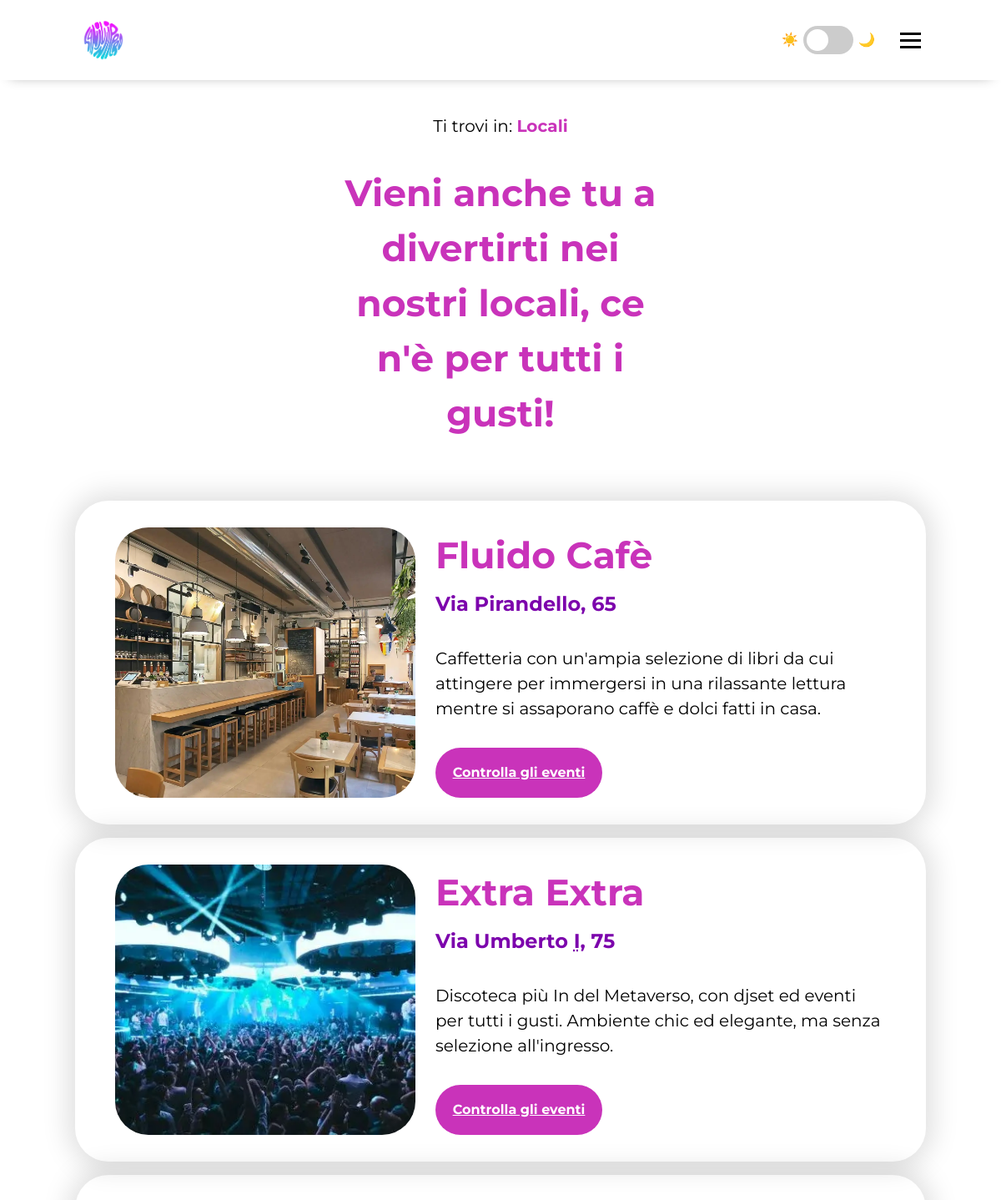
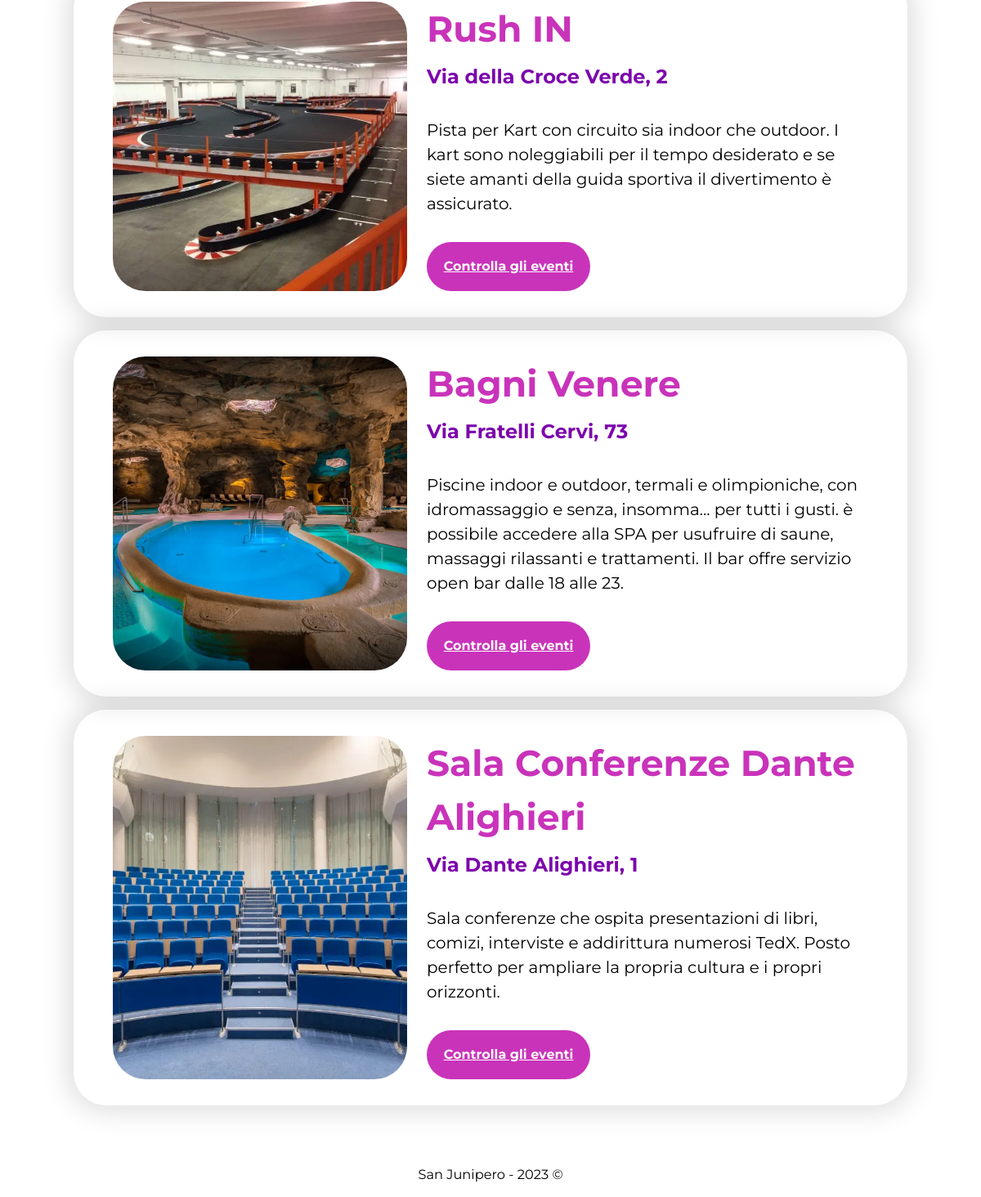
Screenshot of /php/locali.php with the database file from the repository (2 pictures, top to bottom).
### tables this page shows
CREATE TABLE LOCALE(
    IdLocale INT NOT NULL AUTO_INCREMENT, 
    NomeLocale VARCHAR(50) NOT NULL, 
    Indirizzo VARCHAR(200) NOT NULL, 
    Descrizione VARCHAR(1024), 
    Capienza INT NOT NULL, 
    LinkImg VARCHAR(512),
    AltImg VARCHAR(512),
    PRIMARY KEY(IdLocale)
    );

### php/utils/getLocali.php (the view, shortened to what this page needs)
<?php
function getLocali(){
    $result = "";
    try{
        $pdo = database::connect();
        $pdo->setAttribute(PDO::ATTR_ERRMODE, PDO::ERRMODE_EXCEPTION);
        $pdo->setAttribute(PDO::ATTR_DEFAULT_FETCH_MODE, PDO::FETCH_ASSOC);
        $sql = "SELECT * FROM LOCALE;";
        foreach ($pdo->query($sql)->fetchAll() as $locale) {
            $result.= strval('<div class="h-card card-shadow">
            <img class="place-img" src="<urlPrefixPlaceholder/>' . $locale["LinkImg"] . '" alt="' . $locale["AltImg"] . '"/>
            <div class="place-info-container">
                <div class="place-text">
                    <h1 class="place-name">' . $locale["NomeLocale"] . '</h1>
                    <h2 class="place-street">' . $locale["Indirizzo"] . '</h2>
                    <p class="place-desc">' . $locale["Descrizione"] . '</p>
                </div>
                <div class="btn-container">
                    <a class="btn primary-btn place-events-btn" href="<urlPrefixPlaceholder/>/php/eventi.php?IdLocale='. $locale["IdLocale"] .'">Controlla gli eventi</a>
                </div>
            </div>
        </div>');
    }
    } catch (PDOException $e) {
    echo 'Errore PDO e connessione DB: <br />';
    echo 'SQLQuery: ', $sql;
    echo 'Errore: ' . $e->getMessage();
    }
    return $result;
}
?>

### styles/main.css (style rules this page uses)
:root { --clr-text: black; --clr-headings: #C933BA; --clr-secondary: #7c03ac; --clr-a: #007faa; --clr-a-visited: #7c03ac; --clr-btn: #C933BA; --clr-btn-alt: gainsboro; --clr-btn-text: white; --clr-btn-text-alt: black; --clr-input-bg: #dcdcdc; --clr-d-background: black; --clr-d-text: white; --clr-d-secondary: #ce84eb; --clr-d-card: rgb(62, 62, 62); --clr-d-hcard: black; --clr-d-a-visited: #0A89FF; --clr-d-a: #33FFE7; --fs-h1-d: 2.75em; --fs-p-d: 1.25em; --fs-home-p-d: 1.6em; --fs-btn-d: 1em; --fs-p-abb-d: 1em; --fs-h1-m: 2.25em; --fs-p-m: 1em; --fs-home-p-m: 1.5em; --fs-btn-m: 0.875em; --fs-p-abb-m: 0.875em; --card-width: 85%; --card-b-radius: 2.5em; --btn-b-radius: 2.5em; --btn-w: 7.5em; --btn-h: 3.75em; }
* { box-sizing: border-box; margin: 0; padding: 0; font-family: 'Montserrat', sans-serif; line-height: 1.5em; }
h1, h2, h3 { color: var(--clr-headings); }
p { font-size: var(--fs-p-d); }
a { color: var(--clr-a); cursor: pointer; }
main { display: flex; flex-direction: column; align-items: center; }
.page-heading { font-size: var(--fs-h1-d); margin-bottom: 8vh; width: 35vw; min-width: 320px; text-align: center; }
.h-card { display: flex; width: var(--card-width); border-radius: var(--card-b-radius); padding: 4vh 4vw 4vh 4vw; margin-top: 1vh; margin-bottom: 1vh; }
.flex-row-center { display: flex; align-items: center; justify-content: center; }
.btn, .btn:visited { width: 200px; height: var(--btn-h); border: none; border-radius: var(--btn-b-radius); background-color: var(--clr-btn); color: var(--clr-btn-text); font-weight: bold; text-align: center; display: flex; align-items: center; justify-content: center; cursor: pointer; transition: background 0.4s ease-out; transition: background-position 0.4s ease-out; font-size: var(--fs-btn-d); text-decoration: underline; }
.card-shadow { -webkit-box-shadow: 0px 0px 32px 8px rgba(0, 0, 0, 0.13); -moz-box-shadow: 0px 0px 32px 8px rgba(0, 0, 0, 0.13); box-shadow: 0px 0px 32px 8px rgba(0, 0, 0, 0.13); }
main { min-height: 75vh; }
header { display: flex; align-items: center; justify-content: space-between; text-align: center; width: 100%; }
.l-container { display: flex; align-items: center; margin-top: 2vh; margin-left: 8vw; }
.r-container { display: flex; align-items: center; margin-top: 2vh; margin-right: 8vw; }
.logo-container { display: flex; align-items: center; margin-right: 2vw; }
.logo { z-index: 1; margin-right: 1vw; height: 7vh; max-height: 200px; }
.breadcrumb-container { margin-top: 2vh; margin-bottom: 4vh; }
.breadcrumb { color: var(--clr-headings); font-weight: bold; }
.menu-toggle .bar { display: block; width: 25px; height: 3px; background-color: black; margin: 5px auto; -webkit-transition: all 0.3s ease-in-out; -o-transition: all 0.3s ease-in-out; transition: all 0.3s ease-in-out; }
.menu-toggle { cursor: pointer; }
.dark-mode-icon { margin-left: 6px; margin-right: 6px; }
@media screen and (max-width: 1300px) { header { top: 0; height: 12vh; background-color: white; box-shadow: 0 6px 15px -12px gray; position: fixed; } }
@media screen and (max-width: 1300px) { .r-container { margin-top: 0; } }
@media screen and (max-width: 1300px) { .breadcrumb-container { margin-top: 17vh; } }
@media screen and (max-width: 1300px) { .logo { position: fixed; top: 2.5vh; } }
@media screen and (max-width: 1300px) { .dark-mode-icon { z-index: 1; } }
.switch { position: relative; display: inline-block; width: 60px; height: 34px; }
.slider { position: absolute; cursor: pointer; top: 0; left: 0; right: 0; bottom: 0; background-color: #ccc; -webkit-transition: .4s; transition: .4s; }
.slider:before { position: absolute; content: ""; height: 26px; width: 26px; left: 4px; bottom: 4px; background-color: white; -webkit-transition: .4s; transition: .4s; }
.slider.round { border-radius: 34px; }
.slider.round:before { border-radius: 50%; }
.switch-container { display: flex; align-items: center; margin-left: 0.5vw; margin-right: 2vw; }
footer { font-size: small; padding: 2vh 1vw 2vh 1vw; text-align: center; }

### styles/print.css (style rules this page uses)
header, footer, nav { display: none; }
p, h1, h2 { font-family: 'Times New Roman', Times, serif; line-height: 1.5em; }
p { font-size: 12pt; }
h1 { font-size: 24pt; }
h2 { font-size: 14pt; }
img { max-width: 500px; }
.btn.primary-btn.place-events-btn { margin-top: 30px }
a, a:visited { display: none; }
.h-card { border-radius: 0%; text-align: left; }

### rows the page displays
locale: LinkImg+AltImg+NomeLocale (picture), LinkImg+AltImg+NomeLocale "Fluido Cafè Via Pirandello, 65 Caffetteria con un'ampia selezione di libri da cui attingere per immergersi in una rilassante lettura mentre si assaporano caffè e dolci fatti in casa. Controlla gli eventi"
locale: LinkImg+AltImg+NomeLocale (picture), LinkImg+AltImg+NomeLocale "Extra Extra Via Umberto I , 75 Discoteca più In del Metaverso, con djset ed eventi per tutti i gusti. Ambiente chic ed elegante, ma senza selezione all'ingresso. Controlla gli eventi"
locale: LinkImg+AltImg+NomeLocale (picture), LinkImg+AltImg+NomeLocale "Rush IN Via della Croce Verde, 2 Pista per Kart con circuito sia indoor che outdoor . I kart sono noleggiabili per il tempo desiderato e se siete amanti della guida sportiva il divertimento è assicurato. Controlla gli eventi"
locale: LinkImg+AltImg+NomeLocale (picture), LinkImg+AltImg+NomeLocale "Bagni Venere Via Fratelli Cervi, 73 Piscine indoor e outdoor , termali e olimpioniche, con idromassaggio e senza, insomma... per tutti i gusti. è possibile accedere alla SPA per usufruire di saune, massaggi rilassanti e trattamenti. Il bar offre servizio open bar dalle 18 alle 23. Controlla gli eventi"
locale: LinkImg+AltImg+NomeLocale (picture), LinkImg+AltImg+NomeLocale "Sala Conferenze Dante Alighieri Via Dante Alighieri, 1 Sala conferenze che ospita presentazioni di libri, comizi, interviste e addirittura numerosi TedX . Posto perfetto per ampliare la propria cultura e i propri orizzonti. Controlla gli eventi"

### other values shown
str_replace('<headPlaceholder />', $this->head, $this->content) "☀️ 🌙 Ti trovi in: Locali Vieni anche tu a divertirti nei nostri locali, ce n'è per tutti i gusti! San Junipero - 2023 ©"
